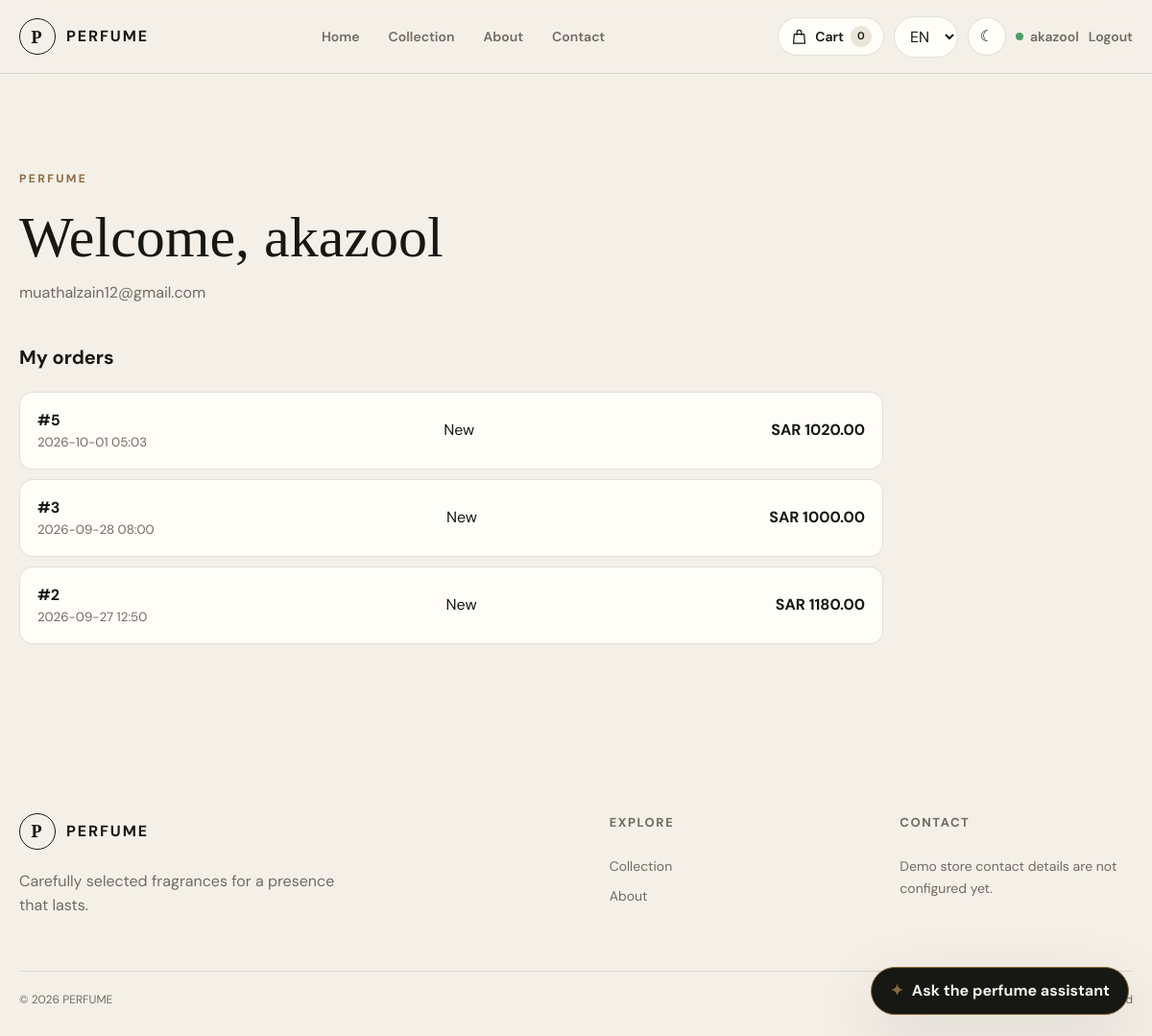
/en/accounts/profile/ (signed in), run on an earlier commit of the app's database.
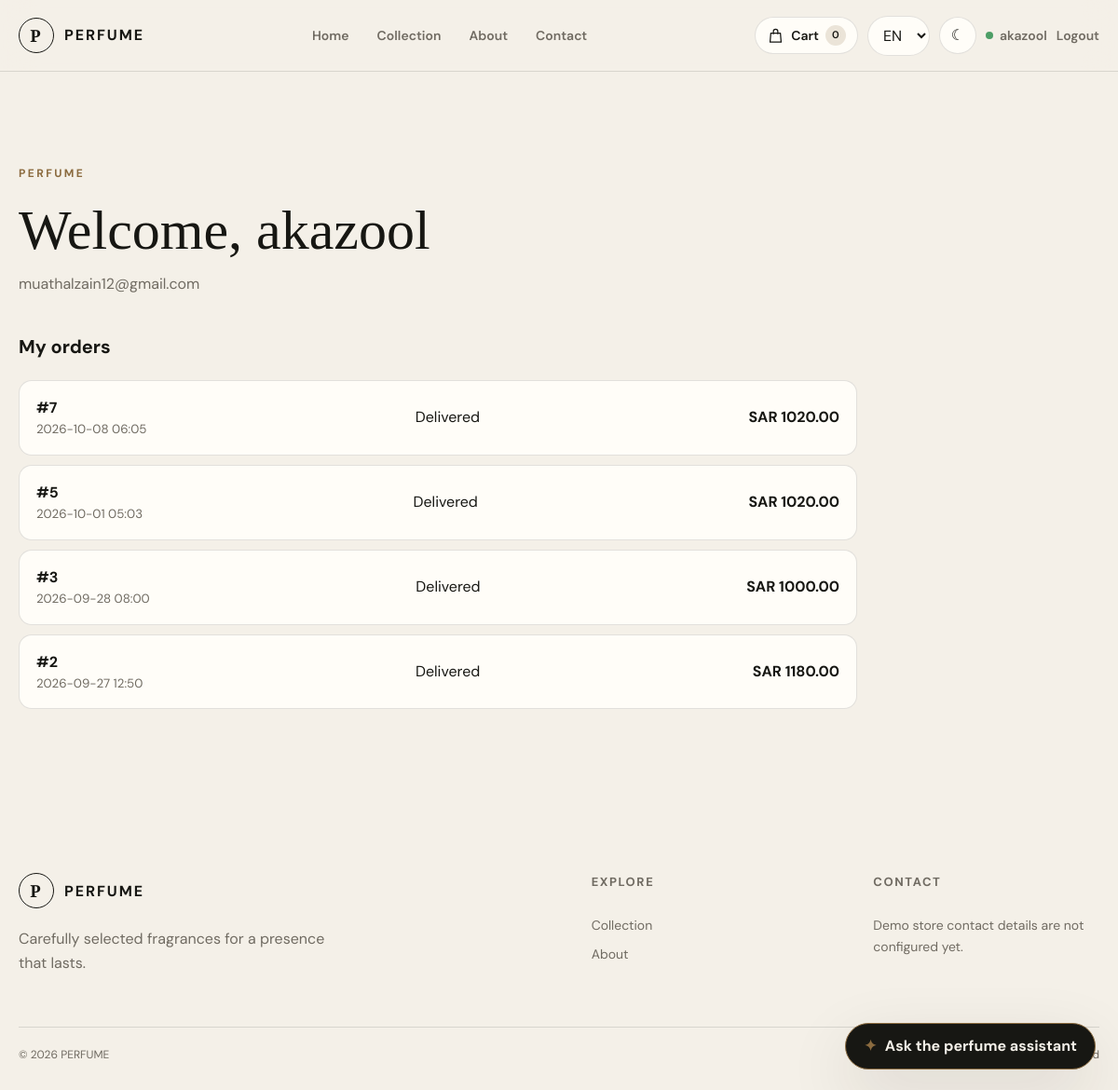
And on a later commit of the database.
### store/models.py (models this page shows, shortened)
class Order(models.Model):
    class Status(models.TextChoices):
        PENDING = 'pending', 'جديد'
        PROCESSING = 'processing', 'قيد التجهيز'
        SHIPPED = 'shipped', 'تم الشحن'
        DELIVERED = 'delivered', 'مكتمل'
        CANCELLED = 'cancelled', 'ملغي'
    class PaymentStatus(models.TextChoices):
        DEMO = 'demo', 'دفع تجريبي'
    user = models.ForeignKey(
        settings.AUTH_USER_MODEL,
        on_delete=models.PROTECT,
        related_name='orders',
    )
    full_name = models.CharField(max_length=160)
    phone = models.CharField(max_length=30)
    city = models.CharField(max_length=100)
    address = models.CharField(max_length=255)
    notes = models.TextField(blank=True)
    subtotal = models.DecimalField(max_digits=10, decimal_places=2)
    shipping_fee = models.DecimalField(max_digits=10, decimal_places=2, default=0)
    total = models.DecimalField(max_digits=10, decimal_places=2)
    status = models.CharField(max_length=20, choices=Status.choices, default=Status.PENDING)
    payment_status = models.CharField(
        max_length=20,
        choices=PaymentStatus.choices,
        default=PaymentStatus.DEMO,
    )
    created_at = models.DateTimeField(auto_now_add=True)
    class Meta:
        ordering = ('-created_at',)

### accounts/views.py (the view)
# urls.py: path('profile/', views.profile, name='profile'),
@login_required
def profile(request):
    orders = request.user.orders.prefetch_related('items')
    return render(request, 'accounts/profile.html', {'orders': orders})

### store/context_processors.py (called while the page is built, shortened)
def cart_summary(request):
    if request.user.is_authenticated:
        quantity = Cart.objects.filter(user=request.user).aggregate(
            quantity=Sum('items__quantity'),
        )['quantity'] or 0
    return {'cart_item_count': quantity}

### accounts/templates/accounts/profile.html (shortened to what this page needs)
{% extends 'base.html' %}
{% load i18n l10n %}
{% get_current_language as LANGUAGE_CODE %}
{% block content %}
<section class="section-shell commerce-shell">
    <div class="commerce-heading">
        <p class="eyebrow">PERFUME</p>
        <h1>{% if LANGUAGE_CODE == 'ar' %}مرحباً، {{ user.username }}{% else %}Welcome, {{ user.username }}{% endif %}</h1>
        <p>{{ user.email }}</p>
    </div>
    <div class="profile-orders">
        <h2>{% if LANGUAGE_CODE == 'ar' %}طلباتي{% else %}My orders{% endif %}</h2>
        {% for order in orders %}
            <a class="profile-order" href="{% url 'order_confirmation' order.pk %}">
                <span><strong>#{% if LANGUAGE_CODE == 'ar' %}{{ order.pk }}{% else %}{{ order.pk }}{% endif %}</strong><small>{{ order.created_at|date:'Y-m-d H:i' }}</small></span>
                <span>
                    {% if LANGUAGE_CODE == 'ar' %}{{ order.get_status_display }}
                    {% elif order.status == 'pending' %}New
                    {% elif order.status == 'processing' %}Processing
                    {% elif order.status == 'shipped' %}Shipped
                    {% elif order.status == 'delivered' %}Delivered
                    {% else %}Cancelled{% endif %}
                </span>
                <strong><bdi class="money" dir="ltr">SAR {{ order.total|unlocalize }}</bdi></strong>
            </a>
        {% endfor %}
    </div>
</section>
{% endblock %}

### store/templates/base.html (shortened to what this page needs)
{% load static i18n %}
{% get_current_language as LANGUAGE_CODE %}
<!DOCTYPE html>
<html lang="{{ LANGUAGE_CODE }}" dir="{% if LANGUAGE_CODE == 'ar' %}rtl{% else %}ltr{% endif %}">
<head>
    <link rel="stylesheet" href="{% static 'store/css/style.css' %}?v=20261001-1">
</head>
<body>
    <header class="site-header">
        <div class="nav-shell">
            <a class="brand" href="{% url 'home' %}">
                <span class="brand-mark">P</span>
                <span>PERFUME</span>
            </a>
            <nav class="main-nav" aria-label="Main navigation">
                <a href="{% url 'home' %}#home">
                    {% if LANGUAGE_CODE == 'ar' %}الرئيسية{% else %}Home{% endif %}
                </a>
                <a href="{% url 'home' %}#collection">
                    {% if LANGUAGE_CODE == 'ar' %}المجموعة{% else %}Collection{% endif %}
                </a>
                <a href="{% url 'home' %}#about">
                    {% if LANGUAGE_CODE == 'ar' %}من نحن{% else %}About{% endif %}
                </a>
                <a href="{% url 'home' %}#contact">
                    {% if LANGUAGE_CODE == 'ar' %}تواصل معنا{% else %}Contact{% endif %}
                </a>
            </nav>
            <div class="nav-actions">
                <a class="cart-link" href="{% url 'cart' %}" aria-label="{% if LANGUAGE_CODE == 'ar' %}سلة التسوق{% else %}Shopping cart{% endif %}">
                    <svg class="cart-icon" viewBox="0 0 24 24" aria-hidden="true" focusable="false">
                        <path d="M5.5 8.5h13l1 12h-15l1-12Z" />
                        <path d="M9 9V6a3 3 0 0 1 6 0v3" />
                    </svg>
                    {% if LANGUAGE_CODE == 'ar' %}السلة{% else %}Cart{% endif %}
                    <span class="cart-count">{{ cart_item_count }}</span>
                </a>
                <form class="language-form" action="{% url 'set_language' %}" method="post">
                    <select name="language" onchange="this.form.submit()" aria-label="Language">
                        <option value="en" {% if LANGUAGE_CODE == 'en' %}selected{% endif %}>EN</option>
                    </select>
                </form>
                <button id="themeToggle" class="icon-button" type="button"
                        aria-label="{% if LANGUAGE_CODE == 'ar' %}تغيير الثيم{% else %}Toggle theme{% endif %}">
                    ☾
                </button>
                {% if user.is_authenticated %}
                    <a class="account-link" href="{% url 'profile' %}">
                        <span class="account-dot"></span>
                        {{ user.username }}
                    </a>
                    <form action="{% url 'logout' %}" method="post">
                        <button class="text-button" type="submit">
                            {% if LANGUAGE_CODE == 'ar' %}خروج{% else %}Logout{% endif %}
                        </button>
                    </form>
                {% endif %}
            </div>
        </div>
    </header>
    <main>
        {% block content %}{% endblock %}
    </main>
    <footer class="site-footer" id="contact">
        <div class="footer-grid">
            <div>
                <a class="brand footer-brand" href="{% url 'home' %}">
                    <span class="brand-mark">P</span>
                    <span>PERFUME</span>
                </a>
                <p class="footer-copy">
                    {% if LANGUAGE_CODE == 'ar' %}
                        عطور مختارة بعناية لتصنع حضوراً لا يُنسى.
                    {% else %}
                        Carefully selected fragrances for a presence that lasts.
                    {% endif %}
                </p>
            </div>
            <div>
                <h3>{% if LANGUAGE_CODE == 'ar' %}روابط{% else %}Explore{% endif %}</h3>
                <a href="{% url 'home' %}#collection">{% if LANGUAGE_CODE == 'ar' %}المجموعة{% else %}Collection{% endif %}</a>
                <a href="{% url 'home' %}#about">{% if LANGUAGE_CODE == 'ar' %}من نحن{% else %}About{% endif %}</a>
            </div>
            <div>
                <h3>{% if LANGUAGE_CODE == 'ar' %}تواصل{% else %}Contact{% endif %}</h3>
                <p>{% if LANGUAGE_CODE == 'ar' %}بيانات التواصل التجريبية غير متاحة حالياً.{% else %}Demo store contact details are not configured yet.{% endif %}</p>
            </div>
        </div>
        <div class="footer-bottom">
            <span>© 2026 PERFUME</span>
            <span>{% if LANGUAGE_CODE == 'ar' %}جميع الحقوق محفوظة{% else %}All rights reserved{% endif %}</span>
        </div>
    </footer>
    <div class="assistant-widget" id="perfumeAssistant" data-api-url="{% url 'api-assistant' %}" data-language="{{ LANGUAGE_CODE }}">
        <button class="assistant-launcher" id="assistantToggle" type="button" aria-expanded="false" aria-controls="assistantPanel">
            <span aria-hidden="true">✦</span>
            {% if LANGUAGE_CODE == 'ar' %}اسأل مساعد العطور{% else %}Ask the perfume assistant{% endif %}
        </button>
    </div>
</body>
</html>

What changed in the data, as far as the page shows it:
added Order: pk "7", created_at "2026-10-08 06:05", status "Delivered", total "1020.00"
changed Order id 5: status "New" → "Delivered"
changed Order id 3: status "New" → "Delivered"
changed Order id 2: status "New" → "Delivered"
